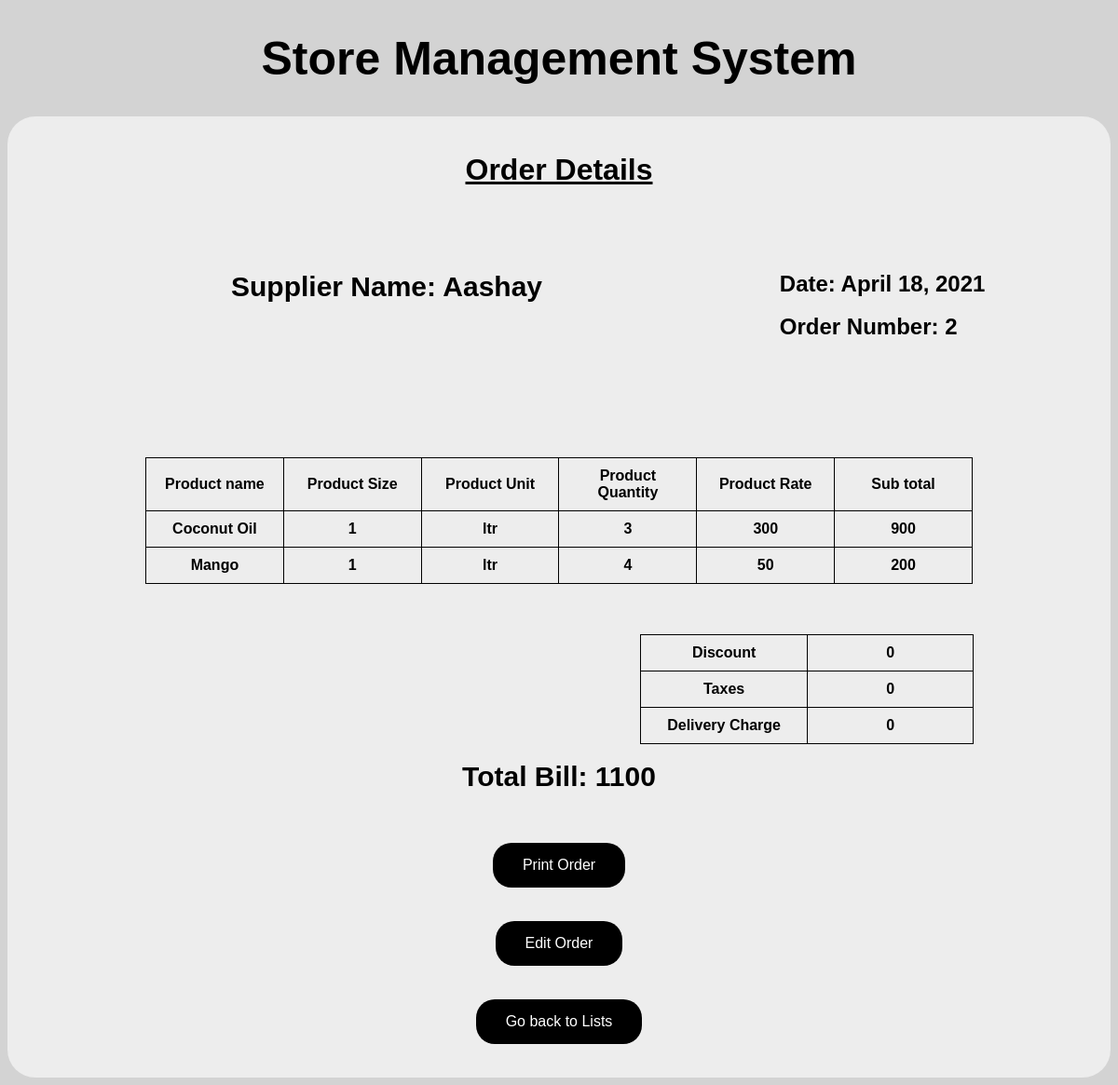
The page /order/2 on the database as committed earlier.
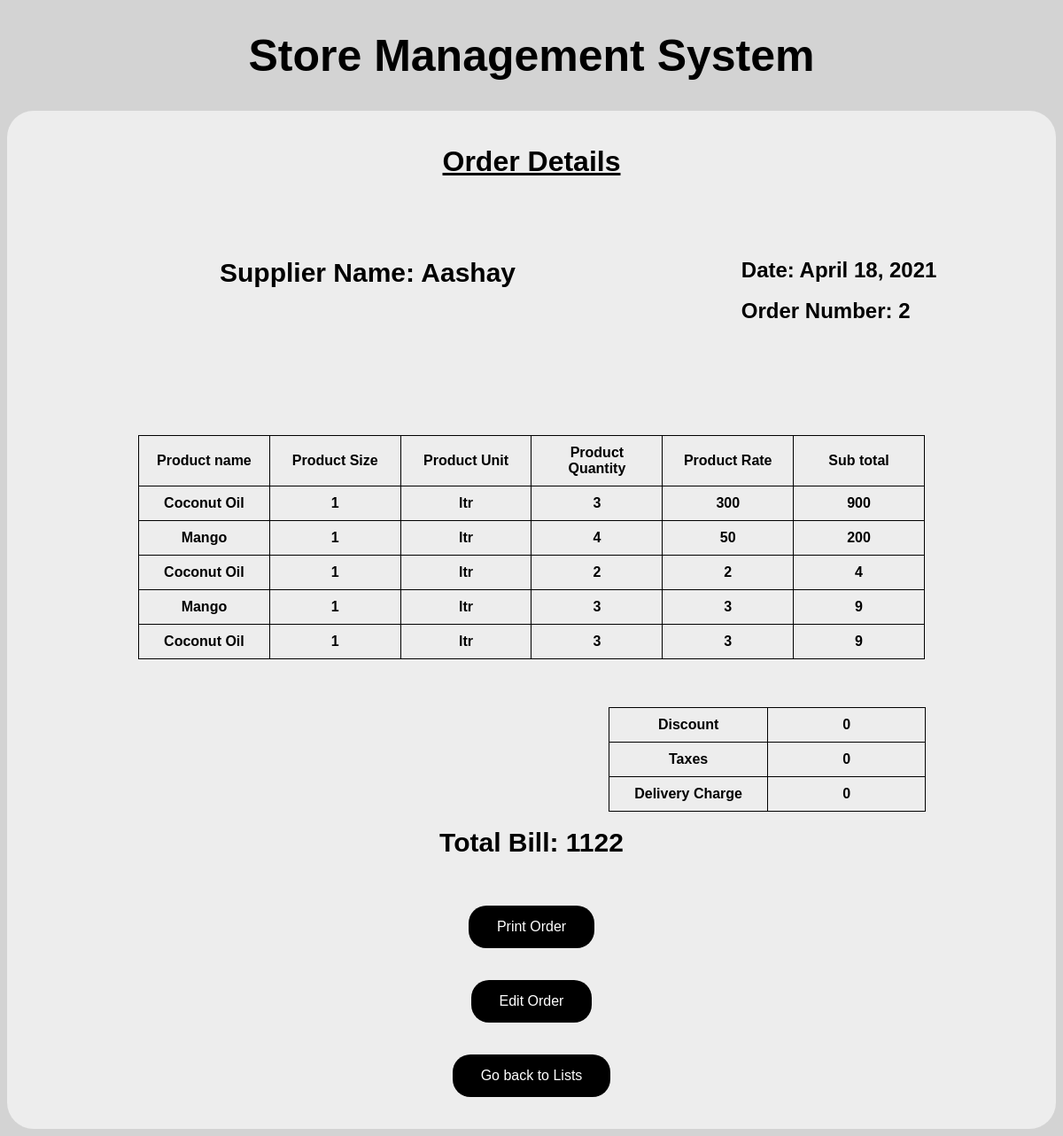
The same page on the database as committed later.
### storedb/models.py (models this page shows, shortened)
class Order(models.Model):
    supp_name = models.CharField(max_length=30)
    date = models.DateField()
    order_no = models.IntegerField()
    prod_name = models.CharField(max_length=30)
    prod_size = models.CharField(max_length=30)
    prod_unit = models.CharField(max_length=10)
    prod_quant = models.IntegerField()
    prod_rate = models.IntegerField()
    total = models.IntegerField()
    discount = models.IntegerField(default=0)
    taxes = models.IntegerField(default=0)
    delivery = models.IntegerField(default=0)

### storedb/views.py (the view)
# urls.py: path('order/<order_no>', views.order_details, name='order_details'),
def order_details(request, order_no):
    order = Order.objects.all().filter(order_no=order_no)
    order_supp_name = order[0].supp_name
    order_date = order[0].date
    order_total = order[0].total
    order_no = order[0].order_no
    discount = order[0].discount
    tax = order[0].taxes
    delivery = order[0].delivery
    total = 0
    for i in order:
        total = i.total + total
    final_total = total + discount + tax + delivery
    context = {'order': order, 'order_supp_name': order_supp_name,
               'order_date': order_date, 'order_total': order_total,
               'order_no': order_no, 'total': final_total, 'discount':discount,
               'tax':tax, 'delivery':delivery}
    return render(request, 'order_details.html', context)

### storedb/templates/order_details.html (shortened to what this page needs)
{% extends "base.html" %}
{% block content %}
<h1><u><center>Order Details</center> </u> </h1><br>
<div class="cname">
<label style="font-size:30px">Supplier Name: {{order_supp_name}}</label>
</div>
<div class="date">
    <label style="font-size:24px">Date: {{order_date}}</label><br><br>
    <label style="font-size:24px">Order Number: {{order_no}}</label><br><br>
</div>
<center>
<div class="content">
    <table>
        <tr>
            <td>Product name</td>
            <td>Product Size</td>
            <td>Product Unit</td>
            <td>Product Quantity</td>
            <td>Product Rate</td>
            <td>Sub total</td>
        </tr>
        {% for i in order %}
        <tr>
            <td>{{i.prod_name}}</td>
            <td>{{i.prod_size}}</td>
            <td>{{i.prod_unit}}</td>
            <td>{{i.prod_quant}}</td>
            <td>{{i.prod_rate}}</td>
            <td>{{i.total}}</td>
        </tr>
        {% endfor %}
    </table><br><br><br>
<div class="table5">
    <table class="table4">
        <tr>
            <td>Discount</td>
            <td>{{discount}}</td>
        </tr>
        <tr>
            <td>Taxes</td>
            <td>{{tax}}</td>
        </tr>
        <tr>
            <td>Delivery Charge</td>
            <td>{{delivery}}</td>
        </tr>
    </table><br></div>
  <label style="font-size:30px">Total Bill: {{ total }}
  </label><br><br><br><br>
     <form action="./printorder/{{order_no}}" method="post">
    <button type="submit">Print Order</button>
    </form>
    <br><br>
    <form action="{{order_no}}/edit_order" method="post">
    <button type="submit">Edit Order</button>
    </form><br>
  </label><br>
    <form action="./toorderlists" method="post">
        <button type="submit">Go back to Lists</button>
    </form><br><br>
</div>
</center>
{% endblock content %}

Rows that differ between the two databases and show on the page:
added Order: prod_name "Coconut Oil", prod_size "1", prod_unit "ltr", prod_quant "2", prod_rate "2", total "4"
added Order: prod_name "Mango", prod_size "1", prod_unit "ltr", prod_quant "3", prod_rate "3", total "9"
added Order: prod_name "Coconut Oil", prod_size "1", prod_unit "ltr", prod_quant "3", prod_rate "3", total "9"
Other text that changed with them:
{{ total }}: "1100" → "1122"
